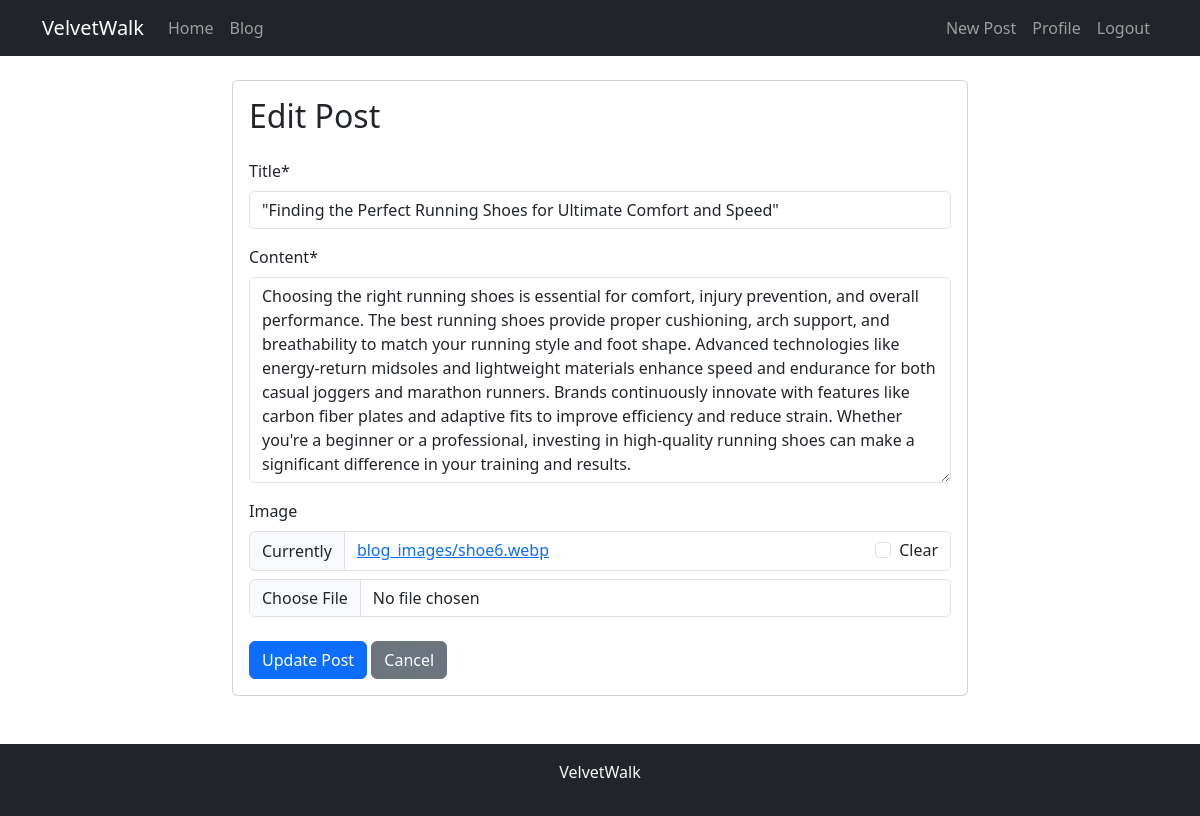
The page /post/2/update/ (signed in) on the database its author committed.
### VelvetWalk_app/models.py (models this page shows, shortened)
class BlogPost(models.Model):
    title = models.CharField(max_length=200)
    content = models.TextField()
    author = models.ForeignKey(User, on_delete=models.CASCADE)
    image = models.ImageField(upload_to='blog_images', blank=True, null=True)
    created_at = models.DateTimeField(default=timezone.now)
    updated_at = models.DateTimeField(auto_now=True)
    likes = models.ManyToManyField(User, related_name='liked_posts', blank=True)
    views = models.PositiveIntegerField(default=0)
    class Meta:
        ordering = ['-created_at']

### VelvetWalk_app/views.py (the view, shortened to what this page needs)
# urls.py: path('post/<int:pk>/update/', views.PostUpdateView.as_view(), name='post_update'),
class PostUpdateView(LoginRequiredMixin, UserPassesTestMixin, UpdateView):
    model = BlogPost
    form_class = BlogPostForm
    template_name = 'VelvetWalk_app/post_form.html'
    def test_func(self):
        post = self.get_object()
        return self.request.user == post.author

### VelvetWalk_app/forms.py
class BlogPostForm(forms.ModelForm):
    class Meta:
        model = BlogPost
        fields = ['title', 'content', 'image']
        widgets = {
            'content': forms.Textarea(attrs={'rows': 8}),
        }

### VelvetWalk_app/templates/VelvetWalk_app/post_form.html (shortened to what this page needs)
{% extends "VelvetWalk_app/base.html" %}
{% load crispy_forms_tags %}
{% block content %}
<div class="row">
    <div class="col-md-8 offset-md-2">
        <div class="card">
            <div class="card-body">
                <h2 class="card-title mb-4">
                    {% if form.instance.pk %}
                        Edit Post
                    {% else %}
                        Create New Post
                    {% endif %}
                </h2>
                <form method="post" enctype="multipart/form-data">
                    {{ form|crispy }}
                    <div class="mt-4">
                        <button type="submit" class="btn btn-primary">
                            {% if form.instance.pk %}
                                Update Post
                            {% else %}
                                Create Post
                            {% endif %}
                        </button>
                        <a href="{% url 'blog_list' %}" class="btn btn-secondary">Cancel</a>
                    </div>
                </form>
            </div>
        </div>
    </div>
</div>
{% endblock %}

### rows shown on the page
BlogPost: title "\"Finding the Perfect Running Shoes for Ultimate Comfort and Speed\"", content "Choosing the right running shoes is essential for comfort, injury prevention, and overall performance. The best running shoes provide proper cushioning, arch support, and breathability to match your running style and foot shape. Advanced technologies like energy-return midsoles and lightweight materials enhance speed and endurance for both casual joggers and marathon runners. Brands continuously innovate with features like carbon fiber plates and adaptive fits to improve efficiency and reduce strain. Whether you're a beginner or a professional, investing in high-quality running shoes can make a significant difference in your training and results."
